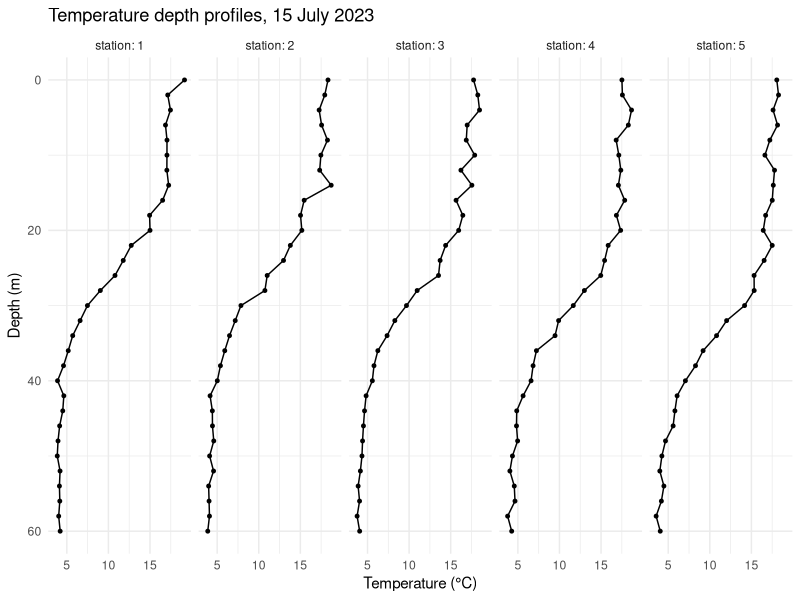
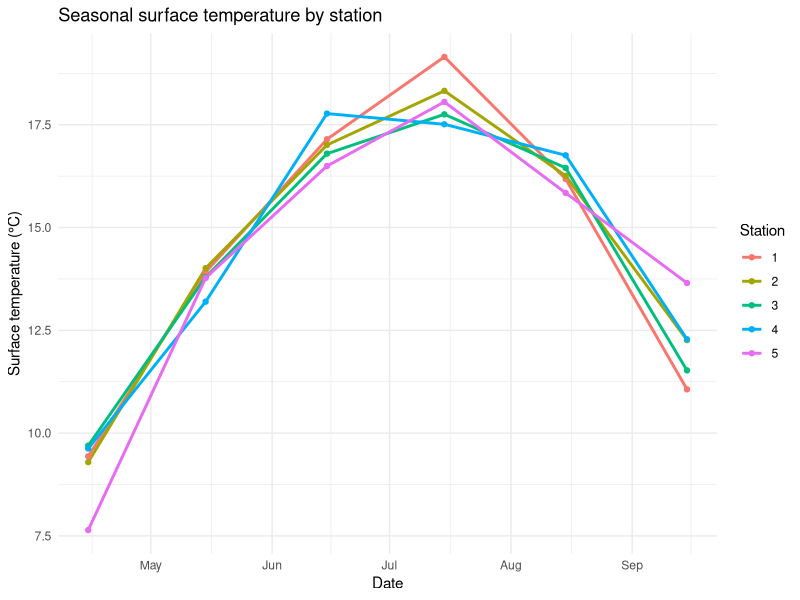
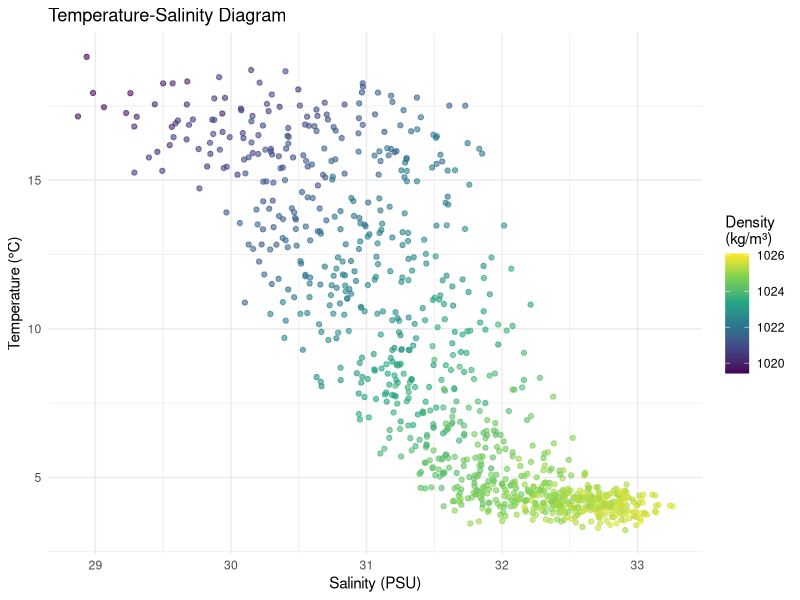
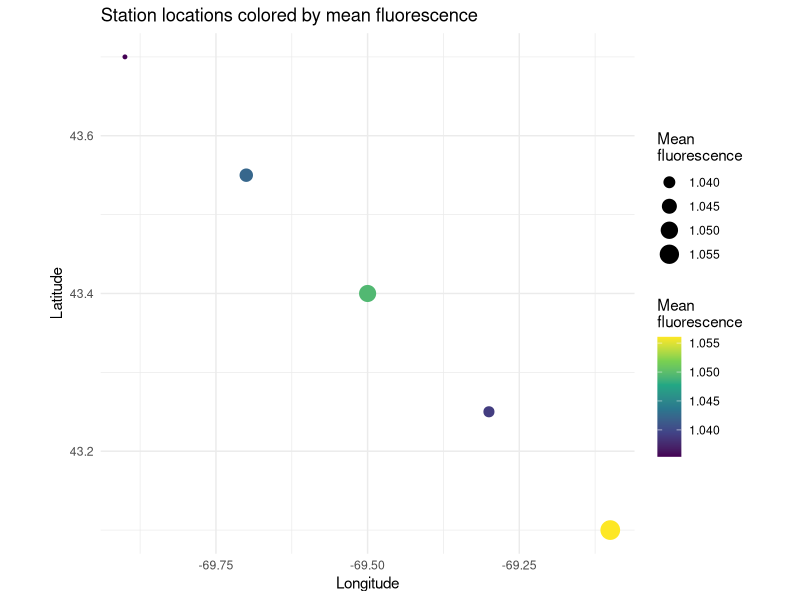
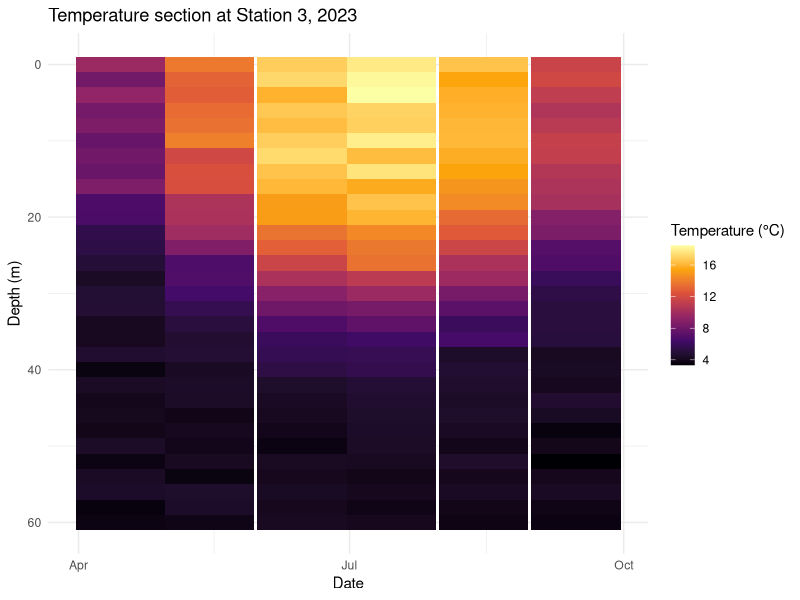

Recreate these plots in R, in order.
## ---- chunk 1
knitr::opts_chunk$set(echo = TRUE, message = FALSE, warning = FALSE, fig.width = 8, fig.height = 5)
## ---- chunk 2
library(tidyverse)
library(lubridate)

set.seed(42)

# Five stations along an inshore-to-offshore transect
stations <- tibble(
  station     = 1:5,
  lat         = c(43.70, 43.55, 43.40, 43.25, 43.10),
  lon         = c(-69.90, -69.70, -69.50, -69.30, -69.10),
  distance_km = c(2, 15, 35, 60, 90)   # rough distance from shore
)

# Monthly sampling dates, spring through late summer
sample_dates <- seq(as.Date("2023-04-15"), as.Date("2023-09-15"), by = "1 month")

# CTD depth bins
sample_depths <- seq(0, 60, by = 2)

ocean_data <- expand_grid(station = stations$station,
                           date    = sample_dates,
                           depth   = sample_depths) %>%
  left_join(stations, by = "station") %>%
  mutate(
    doy    = yday(date),
    season = sin(2 * pi * (doy - 100) / 365),          # peaks mid-summer

    # Temperature: warm surface layer over a thermocline that deepens
    # offshore and in summer
    thermocline  = 15 + 10 * season + distance_km / 10,
    surface_temp = 8 + 10 * pmax(season, 0) + rnorm(n(), 0, 0.5),
    temperature  = surface_temp -
      (surface_temp - 4) / (1 + exp(-(depth - thermocline) / 5)) +
      rnorm(n(), 0, 0.3),

    # Salinity: fresher at the surface nearshore in summer (river runoff),
    # increasing with depth
    surface_sal = 31 - 2 * pmax(season, 0) * (1 - distance_km / 100) +
      rnorm(n(), 0, 0.2),
    salinity = surface_sal + (33 - surface_sal) * (depth / max(sample_depths)) +
      rnorm(n(), 0, 0.1),

    # Density: simplified function of temperature/salinity (NOT a real
    # equation of state -- for teaching purposes only)
    density = 1000 + 0.8 * salinity - 0.2 * temperature + rnorm(n(), 0, 0.2),

    # PAR: exponential attenuation with depth, more light in summer
    par_surface = 1800 * pmax(season * 0.5 + 0.5, 0.2),
    par = pmax(par_surface * exp(-depth / 8) + rnorm(n(), 0, 2), 0),

    # Fluorescence: subsurface chlorophyll max near the thermocline,
    # with a spring bloom pulse
    bloom_intensity = 8 * exp(-((doy - 135)^2) / (2 * 20^2)) + 1,
    fluorescence = pmax(
      bloom_intensity * exp(-((depth - (thermocline - 5))^2) / (2 * 8^2)) +
        rnorm(n(), 0, 0.1),
      0.05
    ),

    # Turbidity: higher nearshore and near the surface
    turbidity = pmax(
      2 + 6 * exp(-distance_km / 20) + 3 * exp(-depth / 5) + rnorm(n(), 0, 0.3),
      0.1
    ),

    # Dissolved oxygen: decreases with depth, boosted by productivity
    O2 = 300 - depth * 0.8 + fluorescence * 5 + rnorm(n(), 0, 5),

    # Nutrients: drawn down where fluorescence (productivity) is high,
    # regenerated at depth
    nutrients = pmax(12 - fluorescence * 1.2 + depth * 0.05 + rnorm(n(), 0, 0.5), 0)
  ) %>%
  select(date, station, lat, lon, depth, temperature, salinity, density,
         par, fluorescence, turbidity, O2, nutrients)

glimpse(ocean_data)
## ---- chunk 3
one_cruise <- ocean_data %>% filter(date == as.Date("2023-07-15"))

ggplot(one_cruise, aes(x = temperature, y = depth)) +
  geom_path() +
  geom_point(size = 1) +
  scale_y_reverse() +
  facet_wrap(~ station, nrow = 1, labeller = label_both) +
  labs(x = "Temperature (°C)", y = "Depth (m)",
       title = "Temperature depth profiles, 15 July 2023") +
  theme_minimal()
## ---- chunk 4
surface_data <- ocean_data %>% filter(depth == 0)

ggplot(surface_data, aes(x = date, y = temperature, color = factor(station))) +
  geom_line(linewidth = 1) +
  geom_point() +
  labs(x = "Date", y = "Surface temperature (°C)", color = "Station",
       title = "Seasonal surface temperature by station") +
  theme_minimal()
## ---- chunk 5
ggplot(ocean_data, aes(x = salinity, y = temperature, color = density)) +
  geom_point(alpha = 0.6) +
  scale_color_viridis_c() +
  labs(x = "Salinity (PSU)", y = "Temperature (°C)", color = "Density\n(kg/m³)",
       title = "Temperature-Salinity Diagram") +
  theme_minimal()
## ---- chunk 6
station_summary <- ocean_data %>%
  group_by(station, lat, lon) %>%
  summarize(mean_fluorescence = mean(fluorescence), .groups = "drop")

ggplot(station_summary, aes(x = lon, y = lat,
                             size = mean_fluorescence, color = mean_fluorescence)) +
  geom_point() +
  scale_color_viridis_c() +
  coord_fixed(ratio = 1.3) +
  labs(x = "Longitude", y = "Latitude",
       size = "Mean\nfluorescence", color = "Mean\nfluorescence",
       title = "Station locations colored by mean fluorescence") +
  theme_minimal()
## ---- chunk 7
station3 <- ocean_data %>% filter(station == 3)

ggplot(station3, aes(x = date, y = depth, fill = temperature)) +
  geom_tile() +
  scale_y_reverse() +
  scale_fill_viridis_c(option = "inferno") +
  labs(x = "Date", y = "Depth (m)", fill = "Temperature (°C)",
       title = "Temperature section at Station 3, 2023") +
  theme_minimal()
## ---- chunk 8
sessionInfo()
